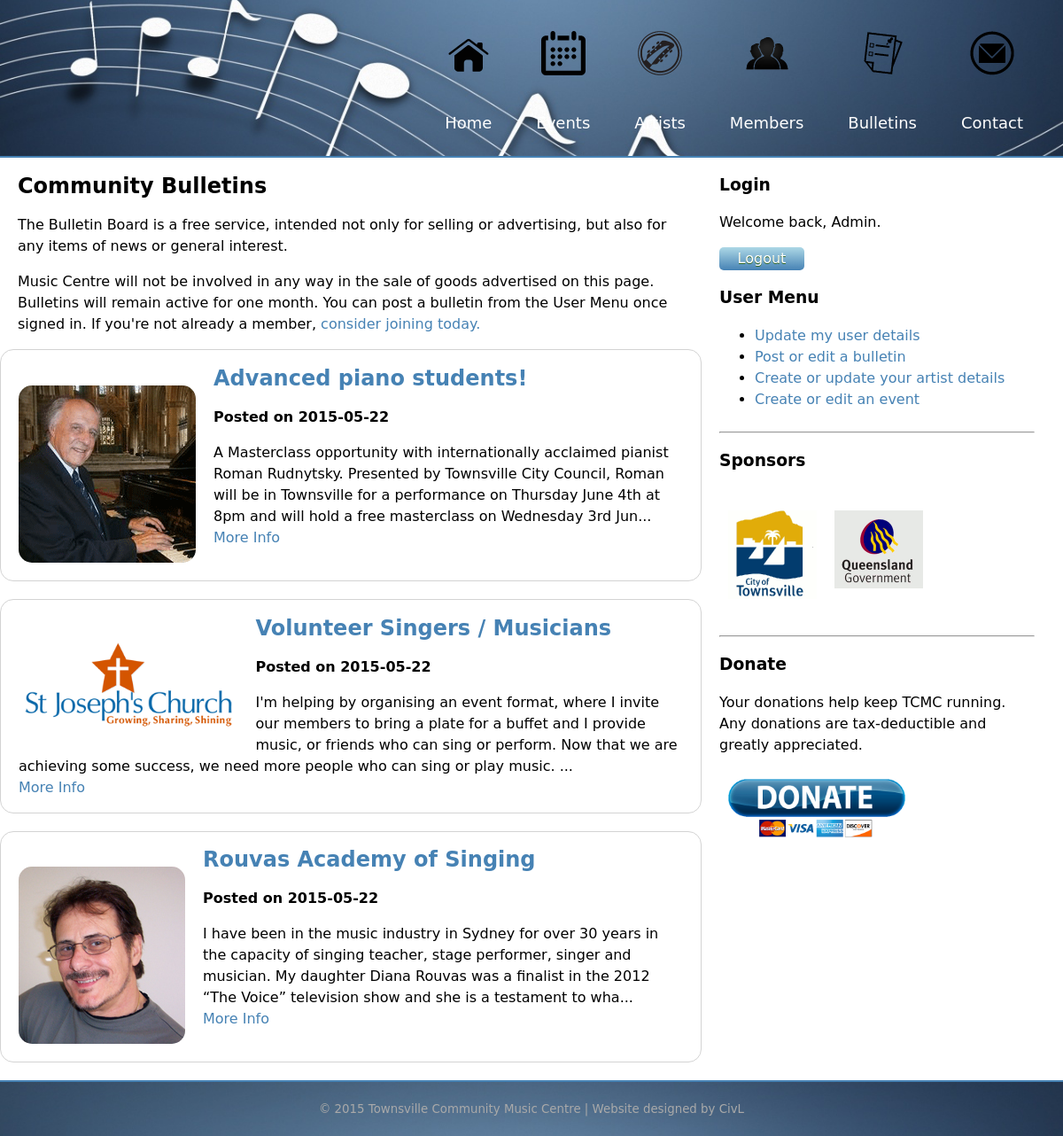
/bulletins.php (signed in), run on the app's committed database.
### tables this page shows
CREATE TABLE "bulletin" (
  "bulletin_id" integer NOT NULL PRIMARY KEY AUTOINCREMENT,
  "bulletin_date" text NOT NULL,
  "bulletin_title" text NOT NULL,
  "bulletin_info" text NOT NULL,
  "bulletin_photo" text NOT NULL,
  "user_id" text NOT NULL,
  FOREIGN KEY ("user_id") REFERENCES "user" ("user_id") ON DELETE NO ACTION ON UPDATE NO ACTION
);

### bulletins.php (the view)
<?php include("header.php"); ?>
    <div class="container">
        <div class="row">
            <div id="main" class="col wide">
                <h2>Community Bulletins</h2>
                <p>The Bulletin Board is a free service, intended not only for selling or advertising, but also for any items of news or general interest.</p>
                <p>Music Centre will not be involved in any way in the sale of goods advertised on this page. Bulletins will remain active for one month. You can post a bulletin from the User Menu once signed in. If you're not already a member, <a href="members.php">consider joining today.</a></p>
                <?php include("connectdb.php");
                $today = date('Y-m-d');
                $lastmonth = date('Y-m-d', mktime(0, 0, 0, date("m")-1, date("d"),   date("Y")));
                $results = $dat->query('select * from bulletin where bulletin_date between "'. $lastmonth .'" and "'.$today .'" order by bulletin_id desc');
                foreach($results as $result) {
                    echo '<div class="row">';
                    echo '<div class="col artistFeature">';
                    echo '<img src="' . $result['bulletin_photo'] .'">';
                    echo '<a href="bulletinDetail.php?bulletin_id='. $result['bulletin_id'] .'"><h2>'. $result['bulletin_title'] .'</h2></a>';
                    echo '<p><strong>Posted on ' . $result['bulletin_date'] . '</strong></p>';
                    echo '<p>'. substr($result['bulletin_info'], 0, 249) .'...<br />';
                    echo '<a href="bulletinDetail.php?bulletin_id='. $result['bulletin_id'] .'">More Info</a></p>';
                    echo '</div></div>';
                }
                ?>
            </div>
            <div id="sidebar" class="col narrow">
                <?php include("sidebar.php");?>
            </div>
        </div>
    </div>
<?php include("footer.php"); ?>

### css/style.css (style rules this page uses)
body { line-height:150%; font-family:"Lucida Grande", "Lucida Sans Unicode", "Lucida Sans", "DejaVu Sans", Verdana, sans-serif; }
a:link { color:steelblue; text-decoration:none; }
img { margin: 10px; }
.artistFeature { margin-bottom: 20px; border-radius:15px; border: 1px solid lightgrey; }
.artistFeature img { max-width: 33%; max-height: 300px; float: left; border-radius: 15px; margin: 20px 20px 20px 0; }
.container { width: 1200px; margin: 0 auto; }
.col { padding: 0 20px; }
.row .row { margin: 0 -20px; }
.row:before, .row:after { content: ""; display: table; }
.row:after { clear: both; }
@media only screen { .col { float: left; width: 100%; -webkit-box-sizing: border-box; -moz-box-sizing: border-box; box-sizing: border-box; } }
@media only screen { .wide { width: 66%; } }
@media only screen { .narrow { width: 33%; } }

### data on the page
bulletin: bulletin_photo (picture), bulletin_title "Advanced piano students!", bulletin_date "2015-05-22", bulletin_info "A Masterclass opportunity with internationally acclaimed pianist Roman Rudnytsky. Presented by Townsville City Council, Roman will be in Townsville for a performance on Thursday June 4th at 8pm and will hold a free masterclass on Wednesday 3rd Jun"
bulletin: bulletin_photo (picture), bulletin_title "Volunteer Singers / Musicians", bulletin_date "2015-05-22", bulletin_info "I'm helping by organising an event format, where I invite our members to bring a plate for a buffet and I provide music, or friends who can sing or perform. Now that we are achieving some success, we need more people who can sing or play music."
bulletin: bulletin_photo (picture), bulletin_title "Rouvas Academy of Singing", bulletin_date "2015-05-22", bulletin_info "I have been in the music industry in Sydney for over 30 years in the capacity of singing teacher, stage performer, singer and musician. My daughter Diana Rouvas was a finalist in the 2012 “The Voice” television show and she is a testament to wha"

### other printed values
$name "Admin"
